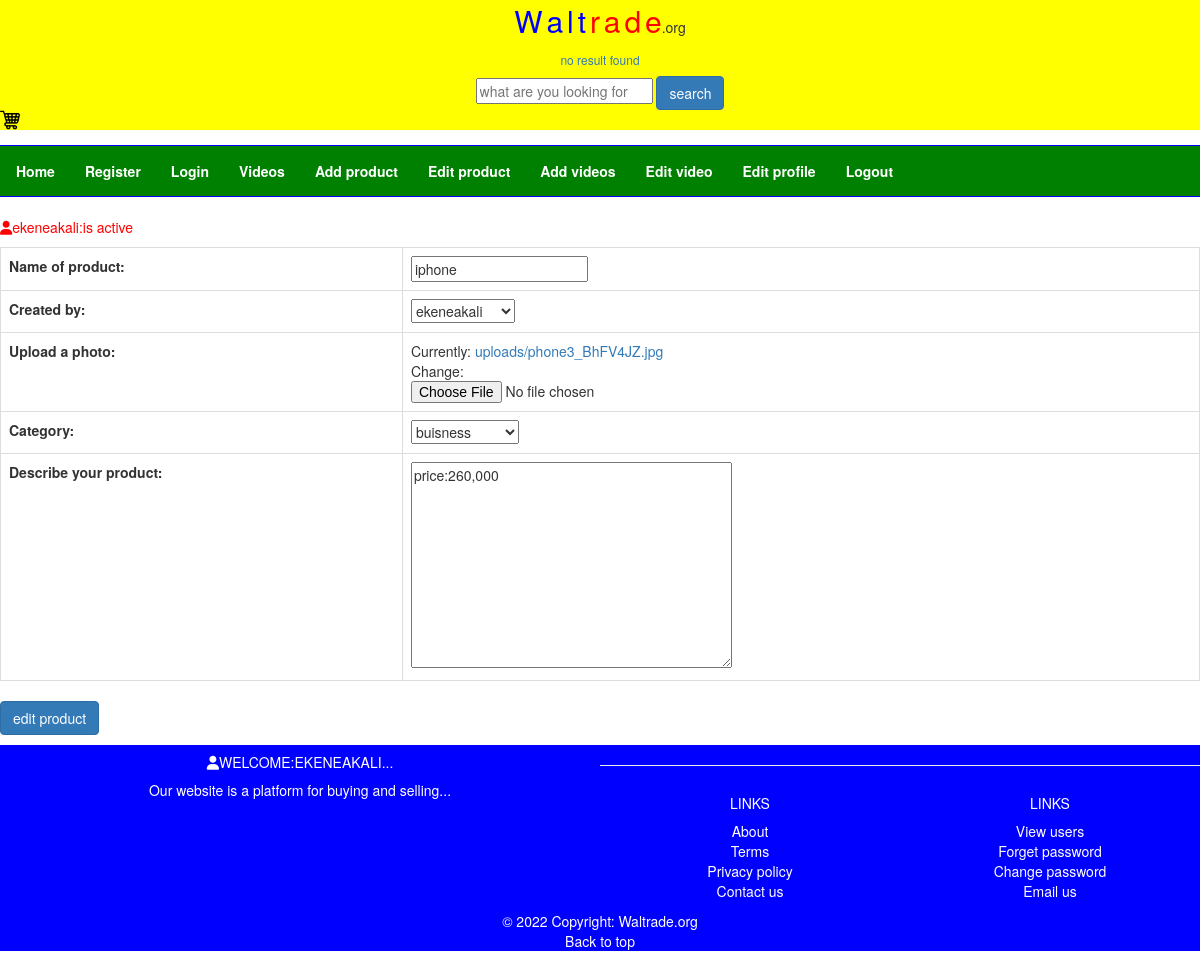
/web-project/edit-post/1/ (signed in), run on the app's committed database.
### frontend_app/models.py (models this page shows, shortened)
class Post(models.Model):
    pst_title = models.CharField(max_length=150, verbose_name='name of product')
    created_by = models.ForeignKey(User, on_delete=models.CASCADE, null=True, blank=True)
    images = models.FileField(upload_to='uploads/', verbose_name='upload a photo')
    category = models.ForeignKey(Category, on_delete=models.CASCADE)
    content = models.TextField(verbose_name='describe your product')
    created_at = models.DateTimeField(auto_now_add=True)
    updated_at = models.DateTimeField(auto_now=True)
    class Meta():
        verbose_name_plural = 'Post'

### frontend_app/views.py (the view)
# urls.py: path('edit-post/<int:pst_id>/', views.edit_post, name='edit_post'),
def edit_post(request, pst_id):
    if not request.user.is_authenticated:
        return redirect('frontend:log_in')
    edited = Post.objects.get(id=pst_id)
    if request.method == 'POST':
        form = AddPost(request.POST, request.FILES, instance=edited)
        if form.is_valid():
            instance = form.save(commit=False)
            instance.created_by = request.user
            instance.save()
            messages.success(request, 'product edited successfully')
    else:
        form = AddPost(instance=edited)
    return render(request, 'frontend/edit-post.html', {'form':form})

### frontend_app/forms.py
class AddPost(forms.ModelForm):
    botfield = forms. CharField(widget=forms.HiddenInput, required=False, validators=[validators.MaxLengthValidator(0)])
    class Meta():
        model = Post
        fields = '__all__'

### frontend_app/context_processors.py (called while the page is built)
def get_current_year_to_context(request):
    current_datetime = datetime.datetime.now()
    return {'current_year':current_datetime.year}

### frontend_app/models.py (called while the page is built)
    def __str__(self):
        return self.cat_name

### templates/frontend/edit-post.html (shortened to what this page needs)
{% extends 'frontend/base.html' %}
{% load static %}
{% block content %}
<form method="post" enctype="multipart/form-data">
            <table class="table table-bordered">
                {{form.as_table}}
            </table>
    <button type="submit" class="btn btn-primary">edit product</button>
</form>
{% endblock %}

### templates/frontend/base.html (shortened to what this page needs)
{% load static %}
<!DOCTYPE html>
<html lang="en">
  <head>
    <link rel="stylesheet" href="{% static 'frontend/css/style.css' %}">
    <link rel="stylesheet" href="{% static 'frontend/css/bootstrap.min.css' %}">
    <link rel="stylesheet" href="https://cdnjs.cloudflare.com/ajax/libs/font-awesome/6.0.0-beta3/css/all.min.css" />
  </head>
  <body>
    <div class="head">
      <span style="font-size: 30px; color:blue;">W</span>
      <span style="font-size: 30px; color: blue;">a</span>
      <span style="font-size: 30px; color: blue;">l</span>
      <span style="font-size: 30px; color: blue;">t</span>
      <span style="font-size: 30px; color: red;">r</span>
      <span style="font-size: 30px; color: red;">a</span>
      <span style="font-size: 30px; color: red;">d</span>
      <span style="font-size: 30px; color: red;">e</span>.org
      {% include 'frontend/search-result.html' %}
      <a href="{% url 'frontend:add_post' %}"><img src="{% static 'frontend/images/cart.png' %}" style="float: left;" height="20px" width="20px" alt="img"></a>
  </div>
  <section id="siteMenu">
    <div class="row">
      <nav class="navbar navbar-inverse">
        <div class="collapse navbar-collapse" id="mainNav">
          <ul class="nav navbar-nav">
            <li class="footer-color"><a href="{% url 'home' %}">Home</a></li>
            <li class="footer-color"><a href="{% url 'frontend:register' %}">Register</a></li>
            <li class="footer-color"><a href="{% url 'frontend:log_in' %}">Login</a></li>
            <li class="footer-color"><a href="{% url 'frontend:view_video' %}">Videos</a></li>
            {% if request.user.is_authenticated %}
            <li class="footer-color"><a href="{% url 'frontend:add_post' %}">Add product</a></li>
            <li class="footer-color"><a href="{% url 'frontend:view_post' %}">Edit product</a></li>
            <li class="footer-color"><a href="{% url 'frontend:video' %}">Add videos</a></li>
            <li class="footer-color"><a href="{% url 'frontend:user_video' %}">Edit video</a></li>
            <li class="footer-color"><a href="{% url 'frontend:view_profile' %}">Edit profile</a></li>
            <li class="footer-color"><a href="{% url 'frontend:confirm_logout' %}">Logout</a></li>
            {% endif %}
          </ul>
        </div>
      </nav>
    </div>
  </section>
  {% if request.user.is_authenticated %}
  <p style="float:left; color:red"><i class="fa fa-user"></i>{{request.user.username}}:is active</p>
  {% endif %}
        {% block content %}
      {% endblock %}
  <footer class="page-footer font-small blue pt-4">
  <div class="container-fluid text-center text-md-left">
    <div class="row">
      <div class="col-md-6 mt-md-0 mt-3">
        {% if request.user.is_authenticated %}
        <h5 class="footer-style text-uppercase"><i class="fa fa-user"></i>Welcome:{{ request.user.username }}...</h5>
        {% endif %}
        <p class="footer-style">Our website is a platform for buying and selling...</p>
      </div>
      <hr class="clearfix w-100 d-md-none pb-3">
      <div class="col-md-3 mb-md-0 mb-3">
        <h5 class="footer-style text-uppercase">Links</h5>
        <ul class="list-unstyled">
          <li>
            <a class="footer-color" href="{% url 'frontend:about' %}">About</a>
          </li>
          <li>
            <a class="footer-color" href="{% url 'frontend:term_condition' %}">Terms</a>
          </li>
          <li>
            <a class="footer-color" href="{% url 'frontend:privacy' %}">Privacy policy</a>
          </li>
          <li>
            <a class="footer-color" href="{% url 'frontend:contact_us' %}">Contact us</a>
          </li>
        </ul>
      </div>
      <div class="col-md-3 mb-md-0 mb-3">
        <h5 class="footer-style text-uppercase">Links</h5>
        <ul class="list-unstyled">
          {% if request.user.is_authenticated %}
          <li>
            <a class="footer-color" href="{% url 'frontend:view_user' %}">View users</a>
          </li>
          <li>
            <a class="footer-color" href="{% url 'frontend:forget_password' %}">Forget password</a>
          </li>
          <l>
            <a class="footer-color" href="{% url 'frontend:change_password' %}">Change password</a>
          <li>
            <a class="footer-color" href="mailto:waltrade42@gmail.com">Email us</a>
          </li>
          {% endif %}
        </ul>
      </div>
    </div>
  </div>
  <div class="footer-style footer-copyright text-center py-3">© {{ current_year }} Copyright:
    <a class="footer-color" href="#"> Waltrade.org</a>
    <p><a class="footer-color" href="#top">Back to top</a></p>
  </div>
</footer>

### static/frontend/css/style.css (style rules this page uses)
.head { display: block; background-color: yellow; text-align: center; height: 130px; }
#siteMenu .navbar { margin-top: 15px; margin-bottom: 10; border-radius:0; background-color:green; border-color:blue; }
#mainNav .navbar-nav a { color:#fff; font-weight: bold; }
.page-footer { background-color: blue; margin-top: 10px; }
.footer-color { color: white; }
.footer-style { color: white; }

### data on the page
Post: pst_title "iphone", created_by "ekeneakali", category "buisness", content "price:260,000"

### other printed values
{{ request.user.username }} "ekeneakali"
{{ request.user.username }} "EKENEAKALI"
